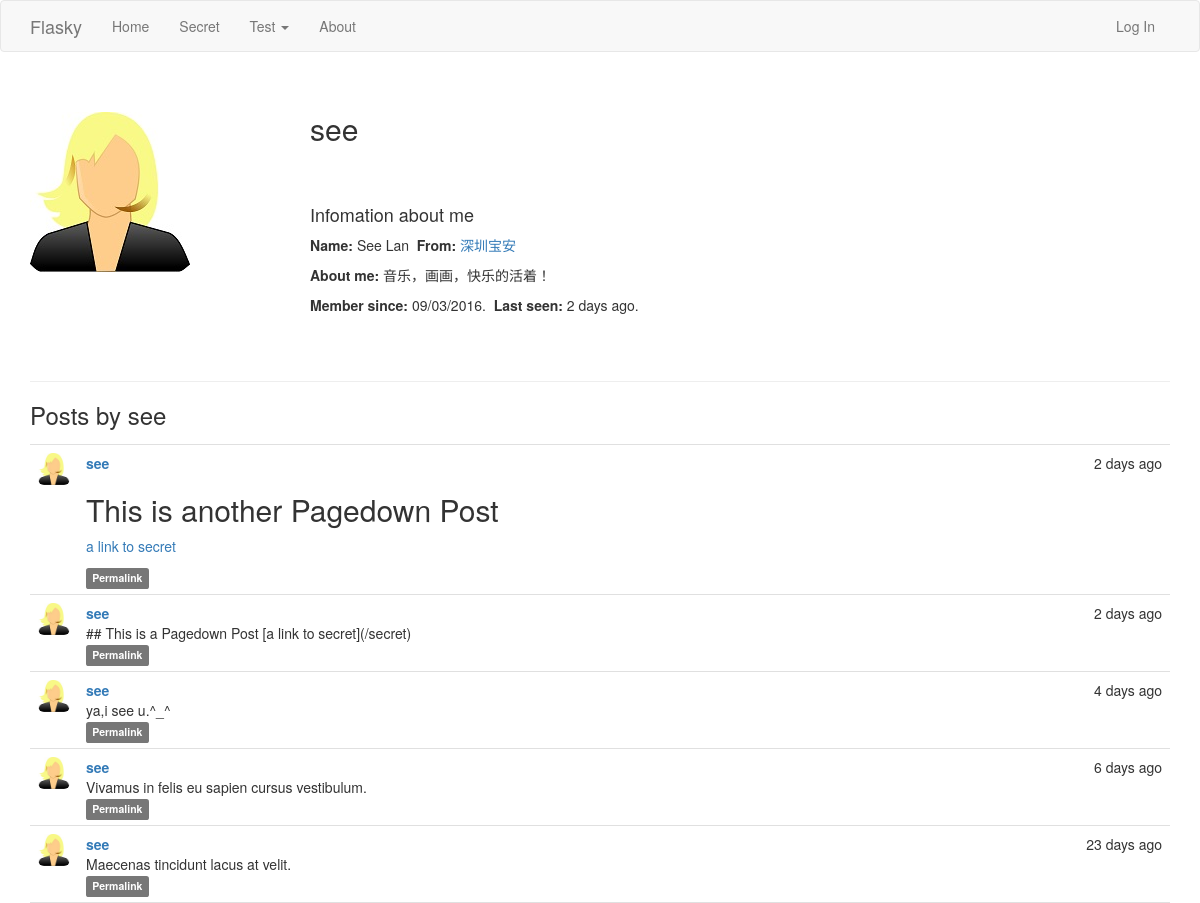
Page /user/see on the earlier database version.
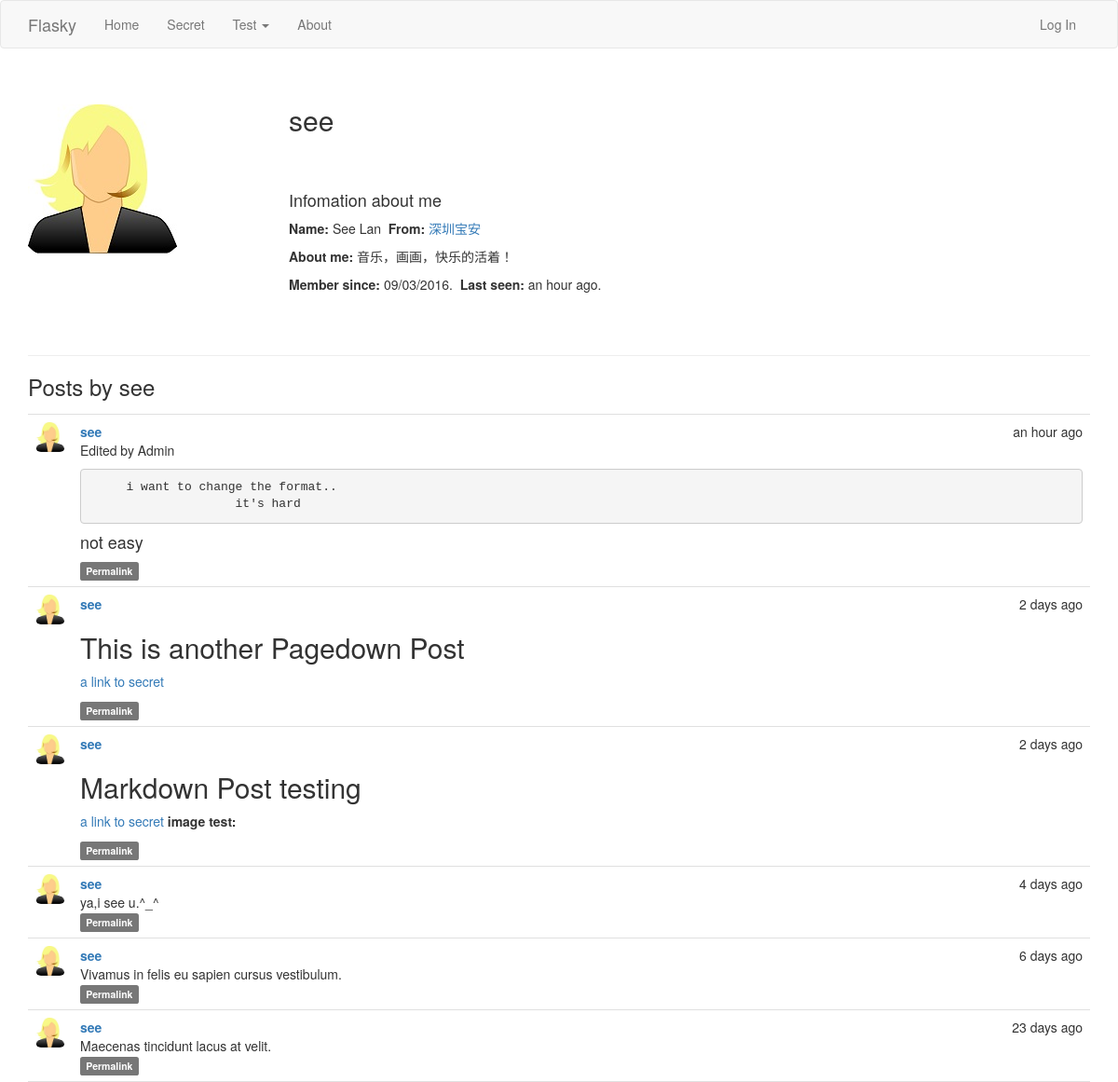
Same page on the later database version.
### app/models.py (models this page shows, shortened)
class User(UserMixin, db.Model):
    __tablename__ = 'users'
    id = db.Column(db.Integer, primary_key=True)
    email = db.Column(db.String(64), unique=True, index=True)
    username = db.Column(db.String(64), unique=True, index=True)
    role_id = db.Column(db.Integer, db.ForeignKey('roles.id'))
    password_hash = db.Column(db.String(128))
    confirmed = db.Column(db.Boolean, default=False)
    name = db.Column(db.String(64))
    sex = db.Column(db.Integer)     # 1.male 2.female 0. none
    location = db.Column(db.String(64))
    about_me = db.Column(db.Text())
    member_since = db.Column(db.DateTime(), default=datetime.utcnow)
    last_seen = db.Column(db.DateTime(), default=datetime.utcnow)
    posts = db.relationship('Post', backref='author', lazy='dynamic')
    @property
    def password(self):
        raise AttributeError('password is not a readable attribute')
    def get_avatar(self):
        if self.sex == 1:
            avatar = 'avatar/male.jpg'
            return avatar
        elif self.sex == 2:
            avatar = 'avatar/female.jpg'
            return avatar
        else:
            avatar = 'avatar/none.jpg'
            return avatar

class Post(db.Model):
    __tablename__ = 'posts'
    id = db.Column(db.Integer, primary_key=True)
    body = db.Column(db.Text)
    timestamp = db.Column(db.DateTime, index=True,default=datetime.utcnow)
    author_id = db.Column(db.Integer, db.ForeignKey('users.id'))
    body_html = db.Column(db.Text)

### app/user/views.py (the view)
@user.route('/<username>')
def user_home(username):
    user = User.query.filter_by(username=username).first()
    if user is None:
        abort(404)
    posts = user.posts.order_by(Post.timestamp.desc()).all()
    return render_template('user/user.html', user=user, posts=posts)

### app/auth/views.py (called while the page is built)
@auth.before_app_request
def before_request():
    if request.endpoint == None:
        return render_template('404.html')
    if current_user.is_authenticated:
        current_user.ping()
        if not current_user.confirmed and  request.endpoint == 'user.secret':
            return redirect(url_for('auth.unconfirmed'))

### app/models.py (called while the page is built)
    def is_administrator(self):
        return False

### app/user/__init__.py (called while the page is built)
@user.app_context_processor
def inject_permissions():
    return dict(Permission=Permission)

### app/templates/user/user.html (shortened to what this page needs)
{% extends "base.html" %}
{% block page_content %}
<div class="page-header">
  <img class="img-rounded profile-thumbnail" src="{{ url_for('static',filename=user.get_avatar()) }}">
  <div class="profile-header">
    <h2>{{ user.username }}</h2>
    <br><br>
    {% if user.name or user.location %}
    <p>
      <h4>Infomation about me</h4>
      <div>
        {% if user.name %}<b>Name: </b>{{ user.name }}{% endif %}
          {% if user.location %}
              &nbsp<b>From: </b> <a href="http://map.baidu.com/?q={{ user.location }} " target="_blank">
            {{ user.location }}</a>
          {% endif %}
      </div>
     </p>
    {% endif %}
  {% if user.about_me %}<p><b>About me: </b>{{ user.about_me }}</p>{% endif %}
  <p>
      <b>Member since: </b> {{ moment(user.member_since).format('L') }}.
      &nbsp<b>Last seen: </b> {{ moment(user.last_seen).fromNow() }}.
  </p>
  </div>
</div>
<h3>Posts by {{ user.username }}</h3>
{% include '_posts.html' %}
{% endblock %}

### app/templates/base.html (shortened to what this page needs)
{% extends "bootstrap/base.html" %}
{% block head %}
{{ super() }}
<link rel="stylesheet" type="text/css" href="{{ url_for('static', filename='styles.css') }}">
{% endblock %}
{% block navbar %}
    <div class="navbar navbar-default navbar-top clearfix">
    <div class="container clearfix">
        <div class="navbar-header">
            <a class="navbar-brand" href="{{ url_for('main.index') }}">Flasky</a>
        </div>
        <div class="navbar-collapse collapse">
            <ul class="nav navbar-nav">
                <li><a href="{{ url_for('main.index') }}">Home</a></li>
                <li><a href="{{ url_for('user.secret') }}">Secret</a></li>
                <li class="dropdown">
                <a href="#" class="dropdown-toggle" data-toggle="dropdown">Test <b class="caret"></b></a>
                </li>
                <li><a href="{{ url_for('main.about') }}">About</a></li>
            </ul>
            <ul class="nav navbar-nav navbar-right">
                {% if current_user.is_authenticated %}
                <li class="dropdown">
                    <a href="#" class="dropdown-toggle" data-toggle="dropdown">Account <b class="caret"></b></a>
                    <ul class="dropdown-menu">
                        <!--<li><a href=" url_for('auth.change_password') }}">Change Password</a></li>
                        <li><a href=" url_for('auth.change_email_request') }}">Change Email</a></li>-->
                        <li><a href="{{ url_for('user.user_home',username=current_user.username) }}">MyInfo</a></li>
                        <li><a href="{{ url_for('auth.change_password') }}">Change Password</a></li>
                        <li><a href="{{ url_for('auth.change_email_request') }}">Change Email</a></li>
                        <li><a href="{{ url_for('auth.logout') }}">Log Out</a></li>
                    </ul>
                </li>
                {% else %}
                <li><a href="{{ url_for('auth.login') }}">Log In</a></li>
                {% endif %}
            </ul>
        </div>
    </div>
</div>
{% endblock %}
{% block content %}
<div class="container">
    {% block page_content %}{% endblock %}
</div>
{% endblock %}

### app/templates/_posts.html (shortened to what this page needs)
<ul class="posts">
            {% for post in posts %}
            <li class="post">
                <div class="post-thumbnail">
                    <a href="{{ url_for('user.user_home',username=post.author.username) }}">
                        <img class="img-rounded profile-thumbnail0" src="{{ url_for('static',filename=post.author.get_avatar()) }}" with="32" height="32">
                    </a>
                </div>
                <div class="post-content">
                    <div class="post-date">{{ moment(post.timestamp).fromNow() }}</div>
                    <div class="post-author"><a href="{{ url_for('user.user_home',username=post.author.username) }}">{{ post.author.username }}</a></div>
                    <div class="post-body">
                        {% if post.body_html %}
                            {{ post.body_html | safe }}
                        {% else %}
                            {{ post.body }}
                        {% endif %}
                    </div>
                    <div class="post-footer">
                        <a href="{{url_for('main.post', id=post.id) }}">
                            <span class="label label-default">Permalink</span>
                        </a>
                    </div>
                </div>
            </li>
            {% endfor %}
</ul>

### app/static/styles.css (style rules this page uses)
.profile-thumbnail { position: absolute; }
.profile-header { min-height: 260px; margin-left: 280px; }
ul.posts { list-style-type: none; padding: 0px; margin: 16px 0px 0px 0px; border-top: 1px solid #e0e0e0; }
ul.posts li.post { padding: 8px; border-bottom: 1px solid #e0e0e0; }
div.post-date { float: right; }
div.post-author { font-weight: bold; }
div.post-thumbnail { position: absolute; }
div.post-content { margin-left: 48px; min-height: 48px; }

Differences in the rows shown:
changed User "see": last_seen "2 days ago" → "an hour ago"
added Post: timestamp "an hour ago", author.username "see", body_html "Edited by Admin i want to change the format.. it's hard not easy"
changed Post: body_html (not shown) → "Markdown Post testing a link to secret image test:"; body "## This is a Pagedown Post [a link to secret](/secret)" → (not shown)
